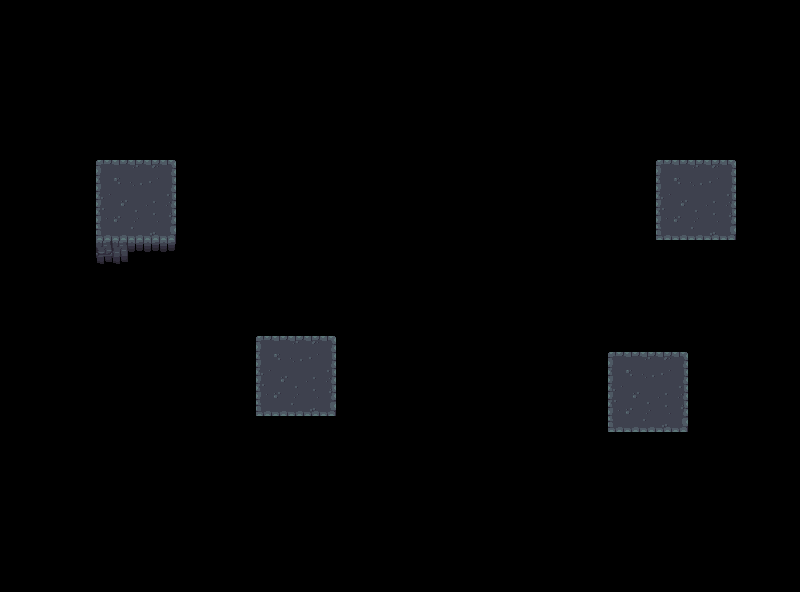

Below is a game level as drawn by its tile map, then a one-line description and the .tmx that defines it (tile-layer data replaced by summaries):
An orthogonal 50x37 tile map with 16x16 px tiles, 1 tile layer (Kachelebene 2), 1 hidden layer not drawn.

<map version="1.2" tiledversion="1.2.1" orientation="orthogonal" renderorder="right-down" width="50" height="37" tilewidth="16" tileheight="16" infinite="0" nextlayerid="3" nextobjectid="1">
 <tileset firstgid="1" source="dungeon_tiles.tsx" />
 <layer id="1" name="floorLayer" width="50" height="37" visible="0">
  <data>[1850 cells, 1850 non-empty, 1 distinct tile ids]</data>
 </layer>
 <layer id="2" name="Kachelebene 2" width="50" height="37">
  <data>[1850 cells, 1783 non-empty, 30 distinct tile ids]</data>
 </layer>
</map>
